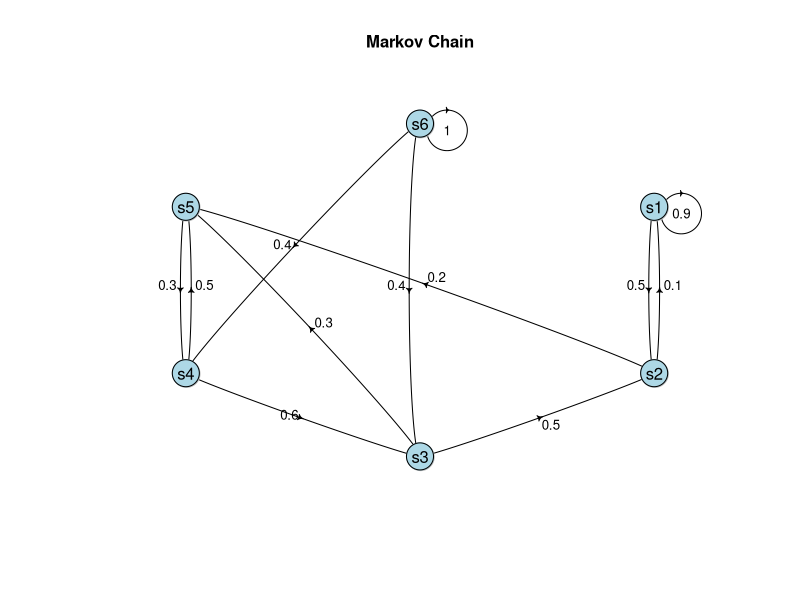
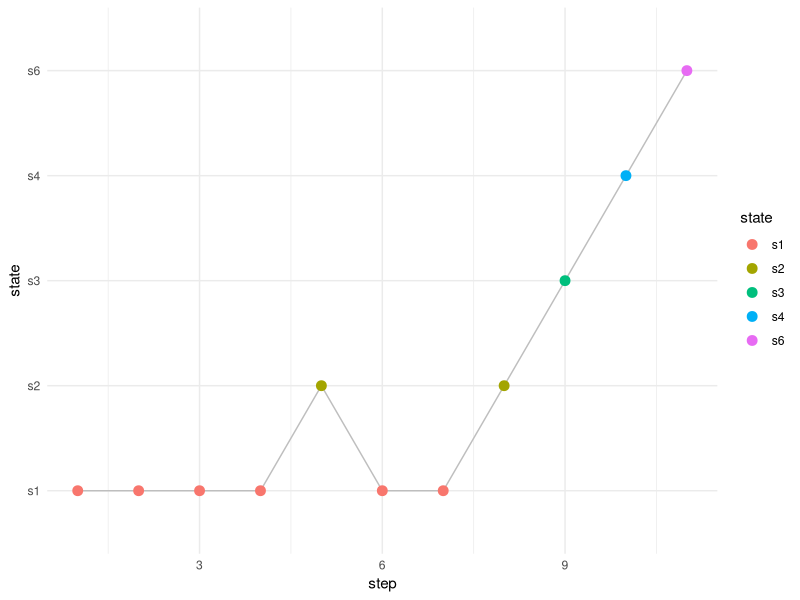
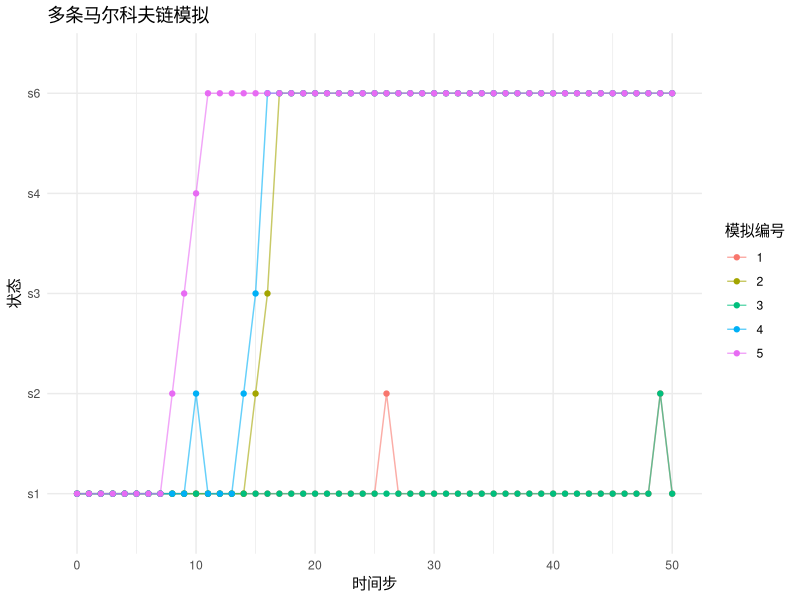
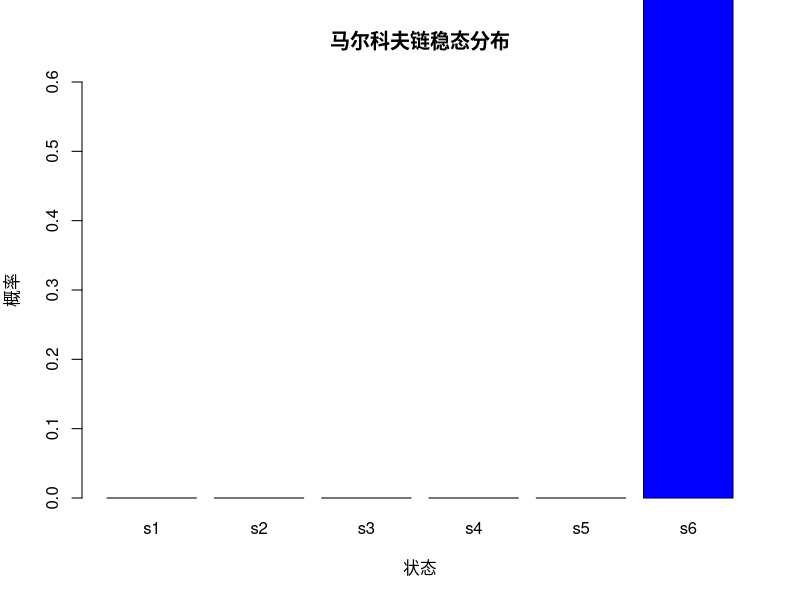
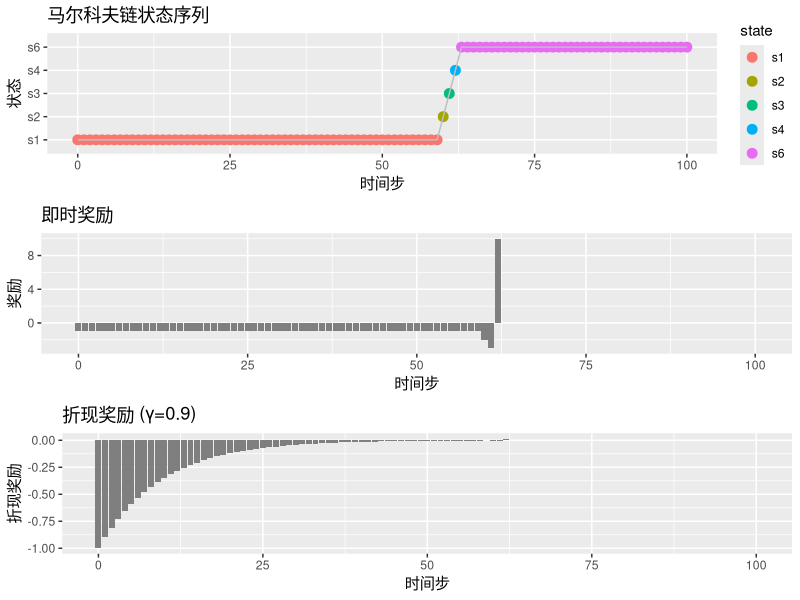

Reproduce these figures in R, in order.
#####################
# mavkov链
######################

setwd("C:/work/R/stat")

# 6种状态
s <- c("s1", "s2", "s3", "s4", "s5", "s6")
s

# 转移概率矩阵
p <- matrix(c(
  0.9,0.1,  0,  0,  0,  0,
  0.5,  0,0.5,  0,  0,  0,
    0,  0,  0,0.6,  0,0.4,
    0,  0,  0,  0,0.3,0.4,
    0,0.2,0.3,0.5,  0,  0,
    0,  0,  0,  0,  0,  1
), nrow = 6, byrow = TRUE, dimnames = list(s, s))
p

# 画图
library(diagram)
plotmat(p,lwd = 1, box.lwd = 1, cex.txt = 0.8, 
        box.size = 0.02, box.type = "circle", shadow.size = 0.001,
        box.col = "light blue",  arr.length=0.1, arr.width=0.1,
        self.cex = 1.5,self.shifty = -0.01,self.shiftx = 0.04, 
        main = "Markov Chain")


# 模拟马尔科夫链的函数
simulate_markov_chain <- function(transition_matrix, initial_state, n_steps, stop=NULL) {
  states <- rownames(transition_matrix)
  chain <- character(n_steps + 1)
  chain[1] <- initial_state
  
  for (i in 1:n_steps) {
    current_state <- chain[i]
    next_state <- sample(states, size = 1, prob = transition_matrix[current_state, ])
    chain[i + 1] <- next_state
  }
  
  if(!is.null(stop)){
    chain<-chain[1:which(chain==stop)[1]]  
  }
  
  return(chain)
}

# 设置初始状态和步数
initial_state <- "s1"
n_steps <- 100
stop_state<-'s6'

# 模拟马尔科夫链
markov_chain <- simulate_markov_chain(p, initial_state, n_steps,stop_state)
markov_chain

library(ggplot2)
library(dplyr)

# 准备数据用于绘图
chain_df <- data.frame(
  step = 1:length(markov_chain),
  state = factor(markov_chain, levels = s)
)

# 绘制马尔科夫链路径
ggplot(chain_df, aes(x = step, y = state, group = 1)) +
  geom_line(color = "gray") +
  geom_point(aes(color = state), size = 3) +
  scale_x_continuous()+
  theme_minimal()


# 模拟多条马尔科夫链观察收敛性
n_simulations <- 5
n_steps <- 50
simulations <- list()

for (i in 1:n_simulations) {
  simulations[[i]] <- simulate_markov_chain(p, initial_state, n_steps)
}

# 准备数据用于绘图
sim_df <- data.frame(
  step = rep(0:n_steps, n_simulations),
  state = unlist(simulations),
  simulation = rep(1:n_simulations, each = n_steps + 1)
)

# 绘制多条马尔科夫链
ggplot(sim_df, aes(x = step, y = state, group = simulation, color = factor(simulation))) +
  geom_line(alpha = 0.6) +
  geom_point(size = 1.5) +
  labs(title = "多条马尔科夫链模拟",
       x = "时间步", y = "状态",
       color = "模拟编号") +
  theme_minimal()


# 计算马尔科夫链的稳态分布
calculate_steady_state <- function(transition_matrix, tolerance = 1e-6) {
  n_states <- nrow(transition_matrix)
  # 初始猜测
  pi <- rep(1/n_states, n_states)
  
  while (TRUE) {
    pi_new <- pi %*% transition_matrix
    if (max(abs(pi_new - pi)) < tolerance) break
    pi <- pi_new
  }
  
  return(as.vector(pi_new))
}

steady_state <- calculate_steady_state(p)
names(steady_state) <- s

#稳态分布:
steady_state

# 可视化稳态分布
barplot(steady_state, col = c("gold", "gray", "blue"),
        main = "马尔科夫链稳态分布",
        ylab = "概率", xlab = "状态",
        ylim = c(0, 0.6))



# 模拟带奖励的马尔科夫链
simulate_markov_reward <- function(transition_matrix, rewards, initial_state, n_steps, gamma = 0.9, stop=NULL) {
  states <- rownames(transition_matrix)
  chain <- character(n_steps + 1)
  reward_sequence <- numeric(n_steps + 1)
  discounted_rewards <- numeric(n_steps + 1)
  
  chain[1] <- initial_state
  reward_sequence[1] <- rewards[initial_state]
  discounted_rewards[1] <- (gamma^0) * rewards[initial_state]
  
  for (i in 1:n_steps) {
    current_state <- chain[i]
    next_state <- sample(states, size = 1, prob = transition_matrix[current_state, ])
    chain[i + 1] <- next_state
    reward_sequence[i + 1] <- rewards[next_state]
    discounted_rewards[i + 1] <- (gamma^i) * rewards[next_state]
  }
  
  return(list(
    chain = chain,
    reward = unlist(reward_sequence),
    discounted_reward = unlist(discounted_rewards),
    total_reward = sum(unlist(reward_sequence)),
    total_discounted_reward = sum(unlist(discounted_rewards))
  ))
}

# 模拟参数
initial_state <- "s1"
n_steps <- 100
gamma <- 0.9  # 折扣因子
rewards<-data.frame("s1"=-1,"s2"=-2,"s3"=-3,"s4"=10,"s5"=1,"s6"=0)

# 运行模拟
result <- simulate_markov_reward(p, rewards, initial_state, n_steps, gamma)

# 打印结果
print(paste("总奖励:", result$total_reward))
print(paste("总折现奖励:", result$total_discounted_reward))

# 可视化马尔科夫链状态序列

library(ggplot2)
library(gridExtra)

# 准备数据
sim_data <- data.frame(
  step = 0:n_steps,
  state = factor(result$chain, levels = s),
  reward = result$reward,
  discounted_reward = result$discounted_reward
)


# 绘制状态和奖励
p1 <- ggplot(sim_data, aes(x = step, y = state, color = state)) +
  geom_point(size = 3) +
  geom_line(aes(group = 1), color = "gray") +
  labs(title = "马尔科夫链状态序列", x = "时间步", y = "状态")

p2 <- ggplot(sim_data, aes(x = step, y = reward)) +
  geom_col(aes(fill = state)) +
  scale_fill_manual(values = c("Sunny" = "gold", "Cloudy" = "gray", "Rainy" = "blue")) +
  labs(title = "即时奖励", x = "时间步", y = "奖励")

p3 <- ggplot(sim_data, aes(x = step, y = discounted_reward)) +
  geom_col(aes(fill = state)) +
  scale_fill_manual(values = c("Sunny" = "gold", "Cloudy" = "gray", "Rainy" = "blue")) +
  labs(title = paste0("折现奖励 (γ=", gamma, ")"), x = "时间步", y = "折现奖励")

# 组合图形
grid.arrange(p1, p2, p3, ncol = 1)

# 价值函数计算求解Bellman方程

# 计算状态价值函数
calculate_state_values <- function(transition_matrix, rewards, gamma = 0.9, epsilon = 1e-6) {
  n_states <- nrow(transition_matrix)
  I <- diag(n_states)
  
  # 构建线性方程组: V = R + γPV → (I - γP)V = R
  A <- I - gamma * transition_matrix
  b <- rewards
  
  # 解线性方程组
  V <- solve(A, b)
  
  return(V)
}

# 参数
p
rewards
gamma

# 计算状态价值
state_values <- calculate_state_values(p, rewards, gamma)

print("状态价值函数:")
print(state_values)
